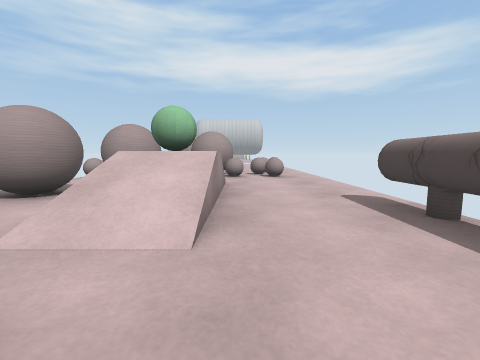
view 1 (above)

14 first-person views from a walk through a scene from a Unity 3-D project. The camera is 0.46 m above the floor, tilts 6° down and sees 90° across. The floor is counted in squares, 0.5 m on a side. Each view is taken from the middle of a square. On the plan, view 1 faces up. The plan holds only what a view shows up to about 10 squares ahead; the rest is blank. The place goes on beyond the plan. The player is left out.

view 2
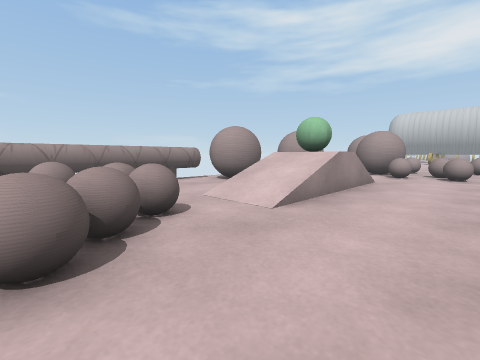

view 3
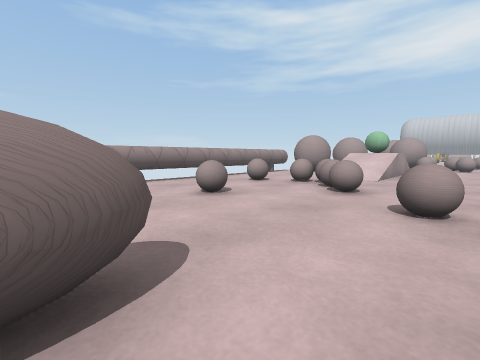

view 4
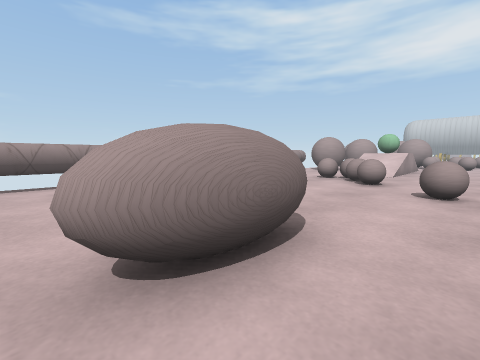

view 5
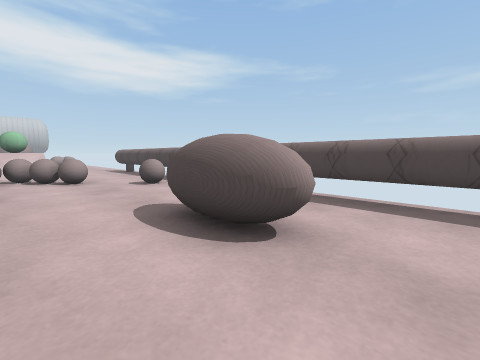

view 6
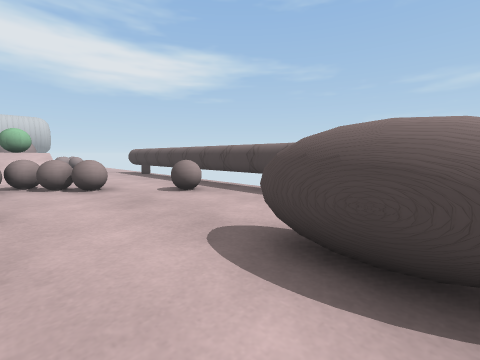

view 7
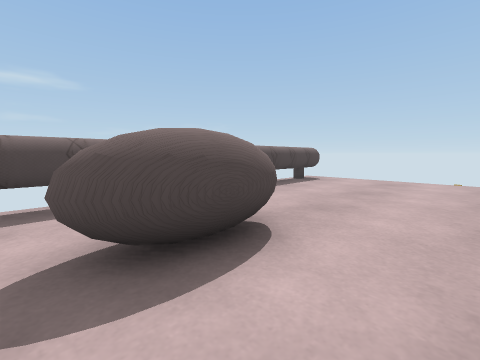

view 8
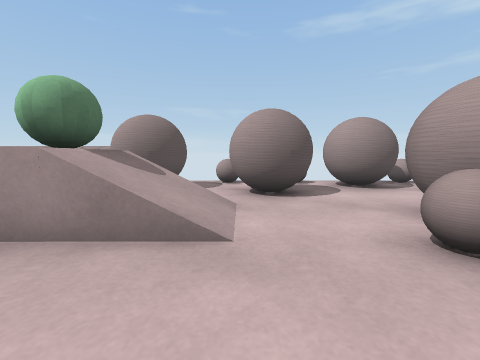

view 9
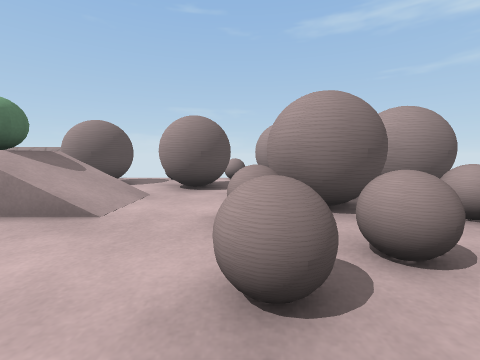

view 10
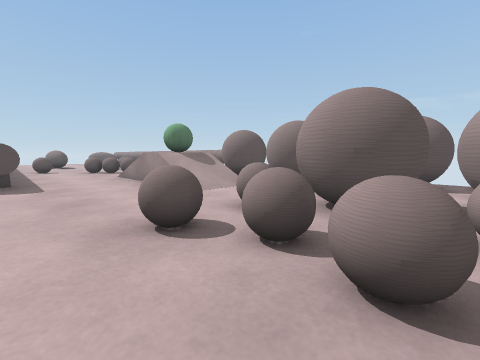

view 11
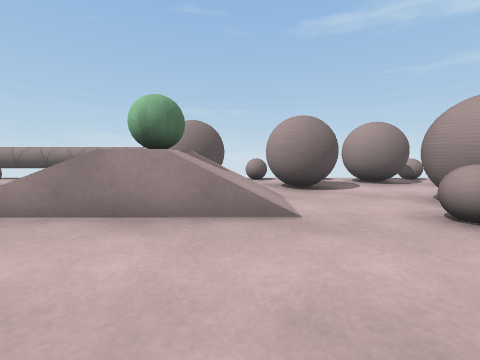

view 12
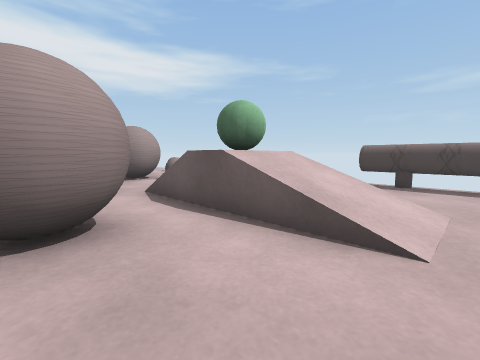

view 13
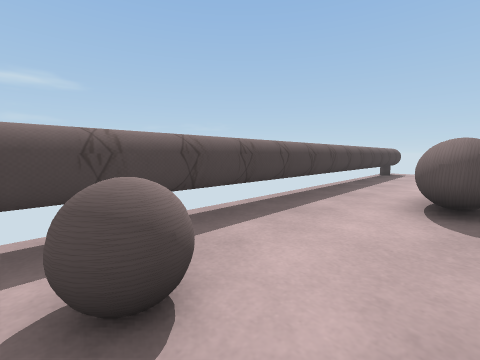

view 14
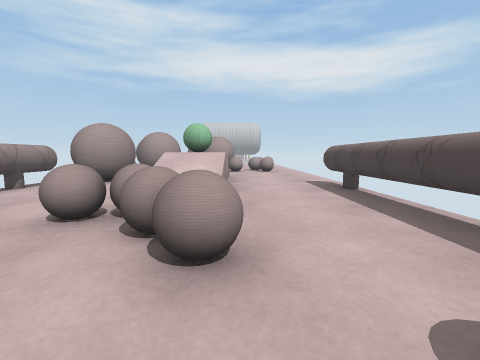

### Floor plan
Key: @ floor where view 1 was taken; # wall or solid block; x gap in a wall; . floor; / step, stairs or slope; = window, fence, low wall or low ledge; ^ raised ledge; O other object.
Columns run from 6 left of view 1 to 3 right of it. Each row starts with its distance up from view 1.
 13 ^.^##==^..
 12  ##.###^..
 11 ##..###=..
 10 ^.....^==.
  9  x##......
  8 ^.##//....
  7 x...  ....
  6  ##.O ....
  5 ###.OO....
  4 ^...O ...^
  3 ^.../ ...^
  2 ^........^
  1 ^...^....^
  0 ^.^=^^@..^
 -1 ^....=^..^
 -2 ^......==^
 -3 ^..^...=.^
 -4 ^........^
 -5 ^  ......^
 -6     .....^
 -7 ^   ..^#.^
 -8 ^.....^#.^
 -9 ^........^
-10     .....^
-11     .....^
-12     .....^

Where each view was taken, in squares from view 1:
view 1: 0 up, 0 right, facing up
view 2: 1 down, 2 right, facing up-left
view 3: 7 down, 2 right, facing up-left
view 4: 9 down, 2 right, facing up-left
view 5: 10 down, 2 left, facing up-right
view 6: 8 down, 2 left, facing up-right
view 7: 6 down, 2 left, facing down-right
view 8: 8 up, 2 right, facing left
view 9: 10 up, 3 right, facing left
view 10: 13 up, 3 right, facing down-left
view 11: 7 up, 3 right, facing left
view 12: 2 up, 5 left, facing up-right
view 13: 2 down, 0 right, facing down-right
view 14: 3 down, 0 right, facing up
